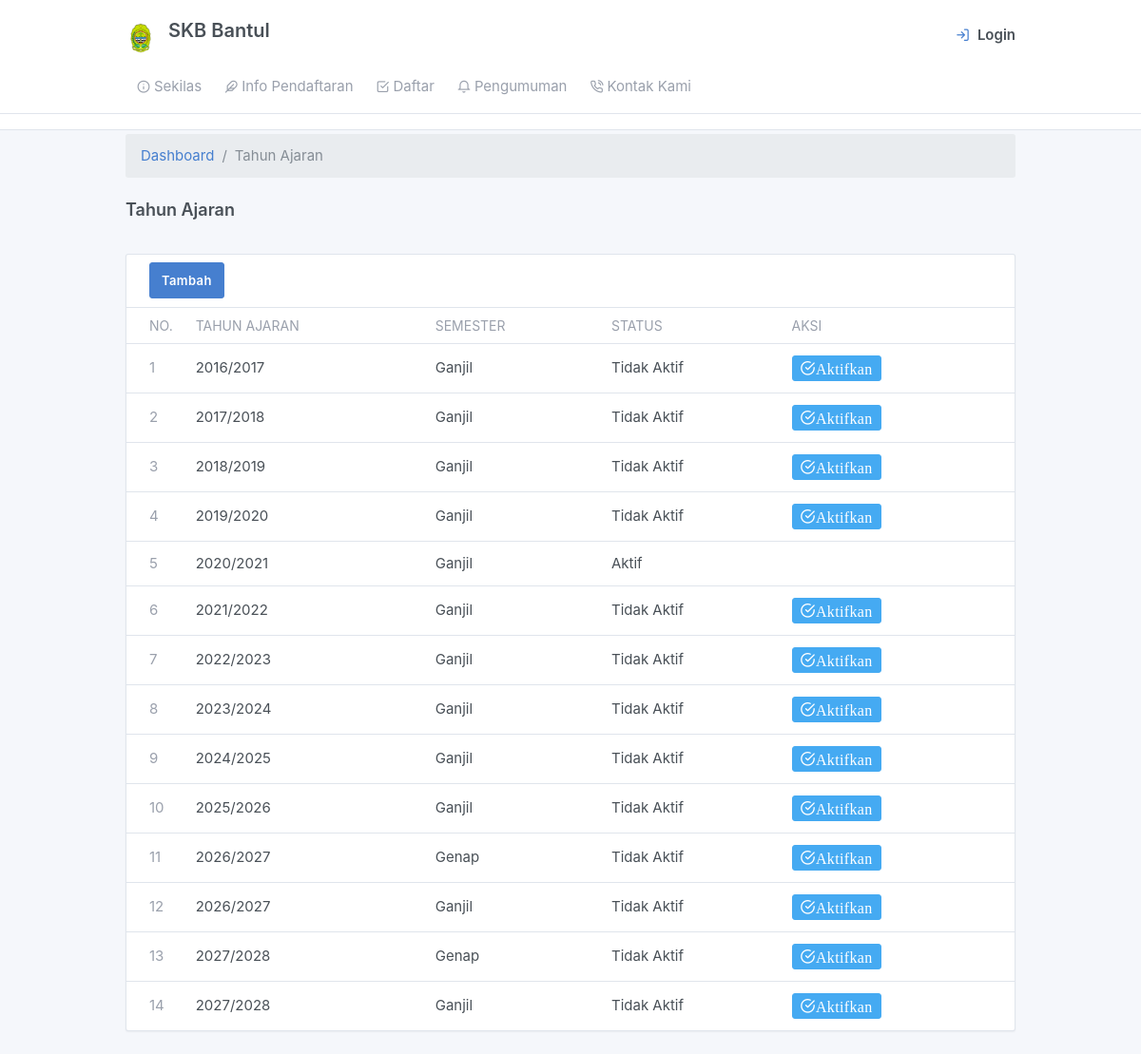
/admin/ta.php (signed in), run on an earlier commit of the app's database.
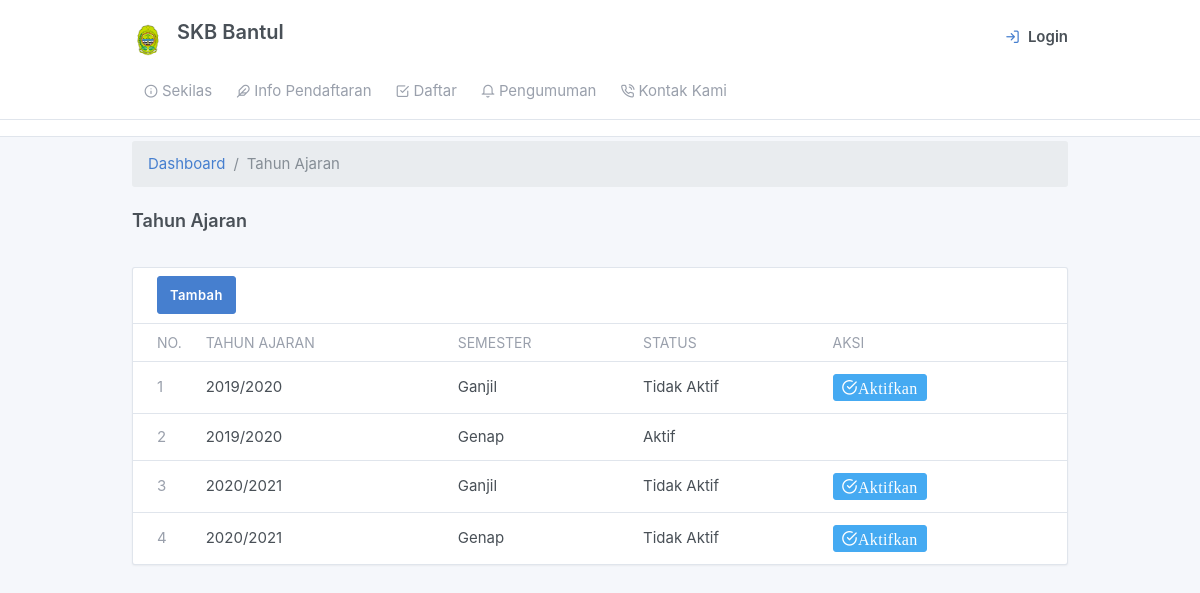
And on a later commit of the database.
### tables this page shows
CREATE TABLE `tb_tahunajaran` (
  `ta_id` int(11) NOT NULL,
  `semester_id` int(11) NOT NULL,
  `ta_nama` varchar(12) NOT NULL,
  `ta_status` varchar(12) NOT NULL DEFAULT 'Tidak Aktif'
);

CREATE TABLE `tb_semester` (
  `semester_id` int(11) NOT NULL,
  `semester` varchar(7) NOT NULL,
  `semester_status` varchar(12) NOT NULL DEFAULT 'Tidak Aktif'
);

### views/main.php (called while the page is built)
<?php include_once "header.php" ?>
<?php include_once "navbar.php" ?>

### admin/ta.php (the view, shortened to what this page needs)
<?php include_once "cek_session.php"; include_once "views/main.php";
?>
 <?php
  include "../config/connection.php";
 ?>
 <div class="my-3 my-md-1">
  <div class="container">
          <ol class="breadcrumb">
            <li class="breadcrumb-item">
              <a href="../index.php">Dashboard</a>
            </li>
            <li class="breadcrumb-item active">Tahun Ajaran</li>
          </ol>
    <div class="page-header">
      <h4 class="">
        Tahun Ajaran
      </h4>
    </div>
      <div class="">
        <div class="card">
          <div class="card-header">
          <a href="?page=ta&action=lihat&tambahkan=tambah"" class="btn btn-primary" role="button">Tambah</a>
          </div>
          <div class="table-responsive">
            <table class="table card-table table-vcenter text-nowrap datatable">
              <thead>
                <tr>
                  <th class="w-2">No.</th>
                  <th>Tahun Ajaran</th>
                  <th>Semester</th>
                  <th>Status</th>
                  <th>Aksi</th>
                </tr>
              </thead>
              <tbody>
              <?php
                $no=1;
                $query=mysqli_query($connect, "SELECT a.* , b.semester from tb_tahunajaran as a join tb_semester as b on b.semester_id = a.semester_id");
                $cek= mysqli_num_rows($query);
                if($cek>0){
                  while ($data= mysqli_fetch_array($query)) {
              ?>
                <tr>
                  <td><span class="text-muted"><?php echo $no;?></span></td>
                  <td><?php echo $data['ta_nama'];?></td>
                  <td><?php echo $data['semester'];?></td>
                  <td><?php echo $data['ta_status'];?></td>
                  <td class="text-left">
                    <?php
                      if($data['ta_status']=='Tidak Aktif'){
                    ?>
                    <a href="?page=semester&action=lihat&aktifne=aktif&idthajaran=<?php echo $data['ta_id'] ?>"  onclick="return confirm('Yakin Mengaktifkan Tahun Ajaran ini?')" class="btn btn-info btn-sm"><i class="fe fe-check-circle">Aktifkan</i></a>
                    <?php } ?>
                  </td>
                </tr>
          <?php $no++;}} ?>
              </tbody>
            </table>
          </div>
        </div>
      </div>
    </div>
  </div>

### views/header.php (shortened to what this page needs)
<!doctype html>
<html lang="en" dir="ltr">
  <head>
    <link href="assets/css/dashboard.css" rel="stylesheet" />
    <link href="assets/plugins/charts-c3/plugin.css" rel="stylesheet" />
    <link href="assets/plugins/maps-google/plugin.css" rel="stylesheet" />
  </head>

### views/navbar.php (shortened to what this page needs)
<body class="">
    <div class="page">
      <div class="flex-fill">
        <div class="header py-4">
          <div class="container">
            <label class="d-flex">
              <a class="header-brand" href="./index.php">
              <img src="assets/image/bantul.png" class="header-brand-img" alt="tabler logo">
               <label for="">SKB Bantul</label>
              </a>
              <div class="d-flex order-lg-2 ml-auto">
                <div class="dropdown d-none d-md-flex">
                <a href="auth/login.php" class="nav-link pr-0 leading-none">
                <i class="fe fe-log-in"></i>
                    <span class="ml-2 d-none d-lg-block">
                    <strong class="text-default" >Login</strong>
                    </span>
                  </a>
              </div>
            </div>
        </div>
        <div class="header collapse d-lg-flex p-0" id="headerMenuCollapse">
          <div class="container">
              <div class="col-lg order-lg-first">
                <ul class="nav nav-tabs border-0 flex-column flex-lg-row">
                  <li class="nav-item">
                    <a href="sekilas.php" class="nav-link"><i class="fe fe-info"></i> Sekilas</a>
                  </li>
                  <li class="nav-item">
                    <a href="info.php" class="nav-link"><i class="fe fe-feather"></i>Info Pendaftaran</a>
                  </li>
                  <li class="nav-item">
                    <a href="daftar.php" class="nav-link"><i class="fe fe-check-square"></i>Daftar</a>
                  </li>
                  <li class="nav-item">
                    <a href="pengumuman.php" class="nav-link"><i class="fe fe-bell"></i>Pengumuman</a>
                  </li>
                  <li class="nav-item">
                    <a href="kontakkami.php" class="nav-link"><i class="fe fe-phone-call"></i> Kontak Kami</a>
                  </li>
                </ul>
              </div>
            </div>
          </div>
        </div>

What changed in the data, as far as the page shows it:
removed tb_tahunajaran: ta_nama "2020/2021", semester.semester "Ganjil", ta_status "Aktif"
removed tb_tahunajaran: ta_nama "2021/2022", semester.semester "Ganjil", ta_status "Tidak Aktif"
removed tb_tahunajaran: ta_nama "2022/2023", semester.semester "Ganjil", ta_status "Tidak Aktif"
removed tb_tahunajaran: ta_nama "2023/2024", semester.semester "Ganjil", ta_status "Tidak Aktif"
removed tb_tahunajaran: ta_nama "2024/2025", semester.semester "Ganjil", ta_status "Tidak Aktif"
removed tb_tahunajaran: ta_nama "2025/2026", semester.semester "Ganjil", ta_status "Tidak Aktif"
removed tb_tahunajaran: ta_nama "2026/2027", semester.semester "Genap", ta_status "Tidak Aktif"
removed tb_tahunajaran: ta_nama "2026/2027", semester.semester "Ganjil", ta_status "Tidak Aktif"
removed tb_tahunajaran: ta_nama "2027/2028", semester.semester "Genap", ta_status "Tidak Aktif"
removed tb_tahunajaran: ta_nama "2027/2028", semester.semester "Ganjil", ta_status "Tidak Aktif"
changed tb_tahunajaran (number 1 of 4 on the later page): ta_nama "2016/2017" → "2019/2020"
changed tb_tahunajaran: ta_nama "2017/2018" → "2019/2020"; semester.semester "Ganjil" → "Genap"; ta_status "Tidak Aktif" → "Aktif"; no longer shows "Aktifkan"
changed tb_tahunajaran (number 3 of 4 on the later page): ta_nama "2018/2019" → "2020/2021"
changed tb_tahunajaran (number 4 of 4 on the later page): ta_nama "2019/2020" → "2020/2021"; semester.semester "Ganjil" → "Genap"
